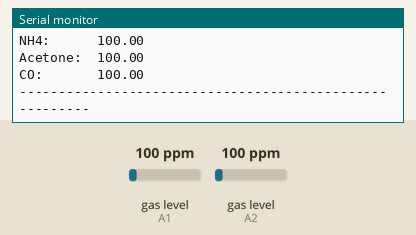
A sketch run on a simulated Arduino Nano, built with avr-gcc and run on an emulated ATmega328P. Shown: the last lines printed to the serial monitor. The test bench sets the inputs (shaded band); at power-on: gas level (sensors on A1, A2) 100 ppm.

Above: at 1.2 s.
1.3 s: gas level (sensor on A1) set to 20 ppm
At 3.2 s:
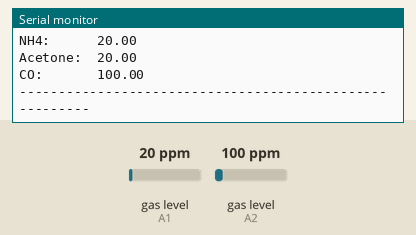
3.5 s: gas level (sensor on A2) set to 20 ppm
At 4.7 s:
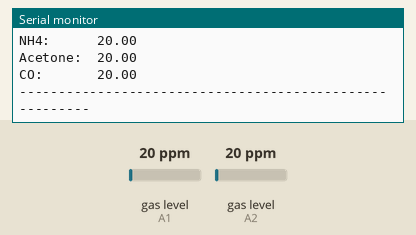
5.7 s: gas level (sensor on A1) set to 250 ppm
At 7.0 s:
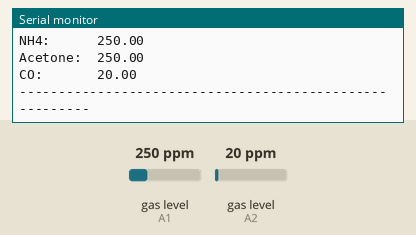
7.9 s: gas level (sensor on A2) set to 250 ppm
At 9.4 s:
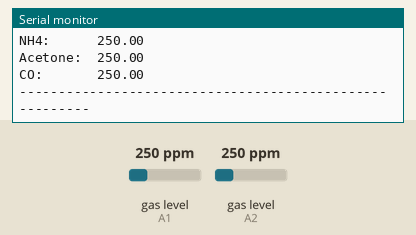
Timing chart, 0 to 10.9 s (numbered marks = the images above; inputs shaded):
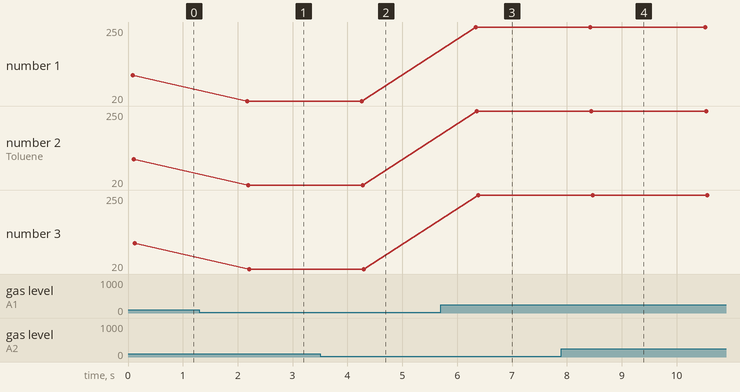

The sketch:

Code.ino
```cpp
#include <Wire.h>
#include  <MQUnifiedsensor.h>
#define         Board                   ("Arduino NANO")
#define         Pin6                     (A0)  //Analog input 0 of your arduino
#define         Pin135                   (A1)  //Analog input 1 of your arduino
#define         Pin9                     (A2)  //Analog input 2 of your arduino


#define         RatioMQ6CleanAir          (4.4)  //RS / R0 = 4.4ppm
#define         RatioMQ135CleanAir        (3.6) //RS / R0  = 3.6 ppm
#define         RatioMQ9CleanAir          (9.6) //RS / R0 = 9.6 ppm
#define         ADC_Bit_Resolution        (10) // 10 bit ADC
#define         Voltage_Resolution        (5) //  Volt resolution to calc the voltage
#define         Type                      ("Arduino  NANO") //Board used

//Declare Sensor
MQUnifiedsensor MQ6(Board, Voltage_Resolution,  ADC_Bit_Resolution, Pin6, Type);
MQUnifiedsensor MQ9(Board, Voltage_Resolution,  ADC_Bit_Resolution, Pin9, Type);
MQUnifiedsensor MQ135(Board, Voltage_Resolution,  ADC_Bit_Resolution, Pin135, Type);


void setup() {
  Serial.begin(9600);

//calibration to calculate R0.

  Serial.print("Calibrating  please wait.");
  float  MQ6calcR0 = 0,
         MQ135calcR0  = 0,
         MQ9calcR0  = 0;
  for (int i = 1; i <= 10; i ++)
  {
    //Update the voltage lectures
    MQ6.update();
    MQ135.update();
    MQ9.update();

    MQ6calcR0 += MQ6.calibrate(RatioMQ6CleanAir);
    MQ135calcR0 += MQ135.calibrate(RatioMQ135CleanAir);
    MQ9calcR0 += MQ9.calibrate(RatioMQ9CleanAir);

    Serial.print(".");
  }
  MQ6.setR0(MQ6calcR0 / 10);
  MQ135.setR0(MQ135calcR0  / 10);
  MQ9.setR0(MQ9calcR0  / 10);
  Serial.println("  done!.");

  Serial.print("(MQ6 - MQ9):");
  Serial.print(MQ6calcR0 / 10); Serial.print(" | ");
  Serial.print(MQ135calcR0 / 10); Serial.print("  | ");
  Serial.print(MQ9calcR0 / 10); Serial.println("  |");


}


void loop() {
  //Update the voltage lectures
  MQ6.update();
  MQ135.update();
  MQ9.update();


  MQ135.setA(110.47); MQ135.setB(-2.862);  //CO2
float CO2 = MQ135.readSensor();

  MQ135.setA(44.947); MQ135.setB(-3.445);  // Toluene
float Toluene = MQ135.readSensor();

  MQ135.setA(102.2 );  MQ135.setB(-2.473); //NH4
float NH4 = MQ135.readSensor();

  MQ135.setA(34.668);  MQ135.setB(-3.369); //Acetone
float Acetone = MQ135.readSensor();

  MQ9.setA(99.042);  MQ9.setB(-1.518); //CO
float CO = MQ9.readSensor();


  Serial.print("CO2:      "); Serial.println(CO2);
  Serial.print("Toluene:  "); Serial.println(Toluene);
  Serial.print("NH4:      "); Serial.println(NH4);
  Serial.print("Acetone:  "); Serial.println(Acetone);
  Serial.print("CO:       "); Serial.println(CO);
  Serial.println("--------------------------------------------------------");

  delay(2000);
}
```

Measured:
- after the input at 1.3 s, the serial monitor: prints a new line after 0.88 s (image 1)
- after the input at 3.5 s, the serial monitor: prints a new line after 0.83 s (image 2)
- after the input at 5.7 s, the serial monitor: prints a new line after 0.64 s (image 3)
- after the input at 7.9 s, the serial monitor: prints a new line after 0.60 s (image 4)
- plotted number 1: 100 → 20 after the input at 1.3 s, 20 → 250 after the input at 5.7 s
- plotted number 2: 100 → 20 after the input at 1.3 s, 20 → 250 after the input at 5.7 s
- plotted number 3: 100 → 20 after the input at 1.3 s, 20 → 250 after the input at 5.7 s
